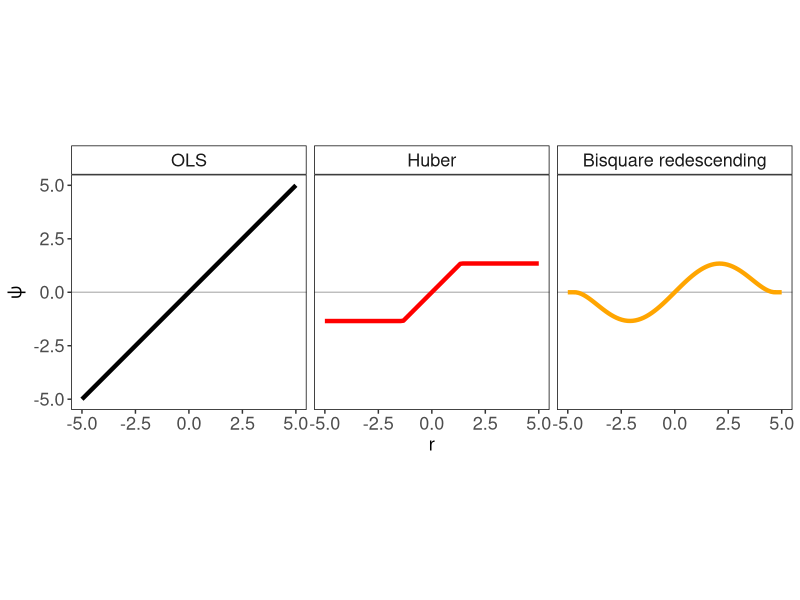

This chart was generated by the following R code:
## ---- chunk 1
library(robustbase)
library(tidyr)
library(dplyr)
library(ggplot2)
x = seq(from = -5,to=5,length.out = 80)
df_ols = data.frame(residual = x,
                    psi = x)
df_ols$method = "OLS"

psi <- "huber"
df_h = data.frame(residual = x,
                  psi = Mpsi(x,psi=psi,cc= .Mpsi.tuning.default(psi)))
df_h$method = "Huber"

psi <- "bisquare"
df_bi = data.frame(residual = x,
                   psi = Mpsi(x,psi=psi,cc= .Mpsi.tuning.default(psi)))
df_bi$method = "Bisquare redescending"

df = rbind(df_ols,df_h,df_bi)

df%>%
  mutate(method = factor(method, levels =  c("OLS", "Huber","Bisquare redescending")))%>%
  ggplot(aes(x=residual,y=psi,group=method,colour=method))+
  geom_hline(yintercept = 0,col="grey")+
  geom_line(lwd=1.5)+
  scale_colour_manual(name="", values = c(`Huber`="red",OLS="black",`Bisquare redescending` = "orange"),guide=FALSE)+
  theme_bw()+
  xlab(label = "r")+
  ylab((expression(psi)))+
  theme(title = element_text(size=13),
        strip.text.x = element_text(size=13),
        strip.background = element_rect(colour = "black",fill = NA),
        panel.border = element_rect(colour = "black",fill = NA),
        panel.grid = element_blank(),
        axis.text.y = element_text(size = 13),
        axis.text.x = element_text(size = 13))+
  facet_wrap(~method)+ coord_fixed()
